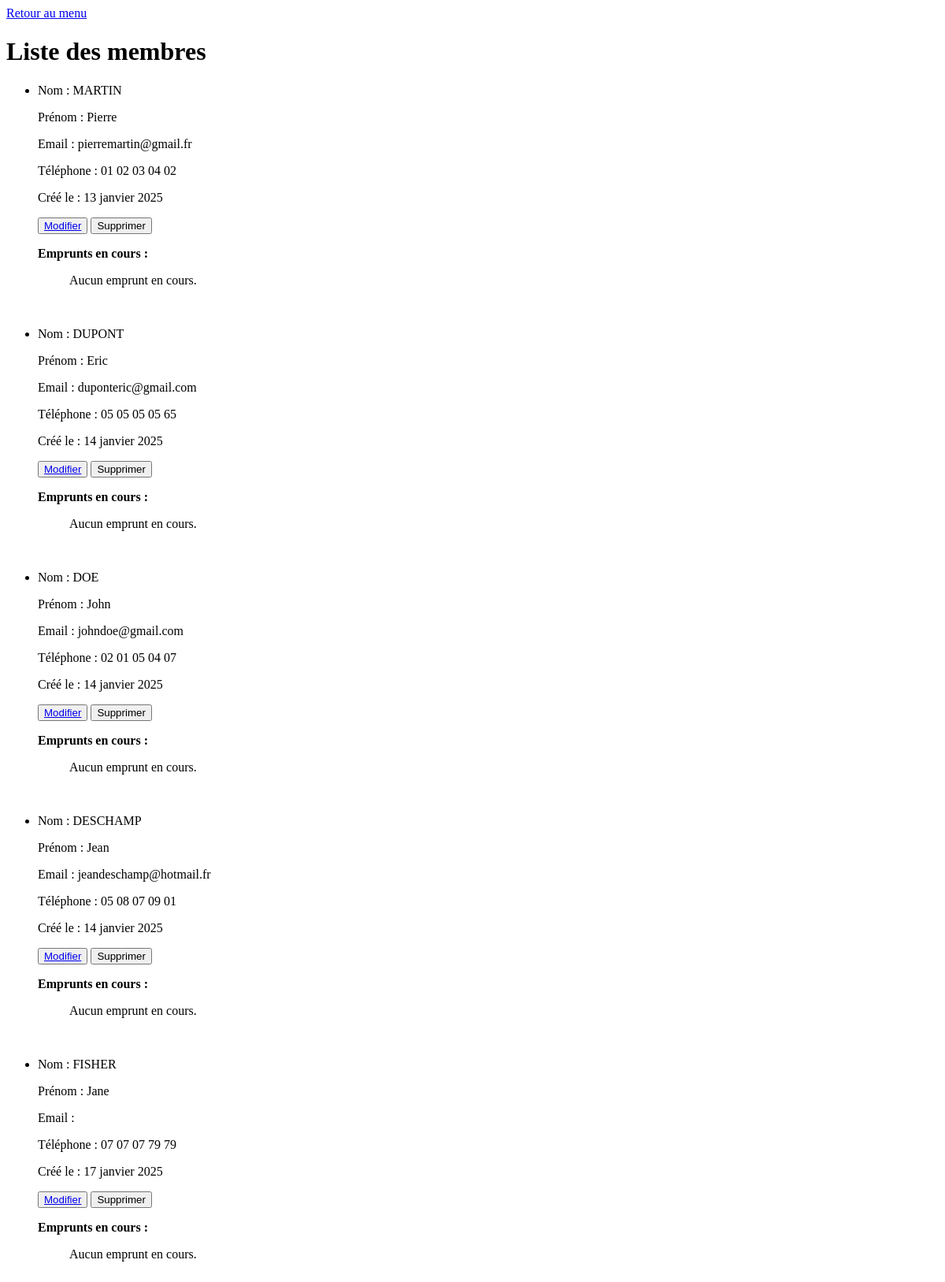
The page /bibliothecaire/listmembres/ on the database as committed earlier.
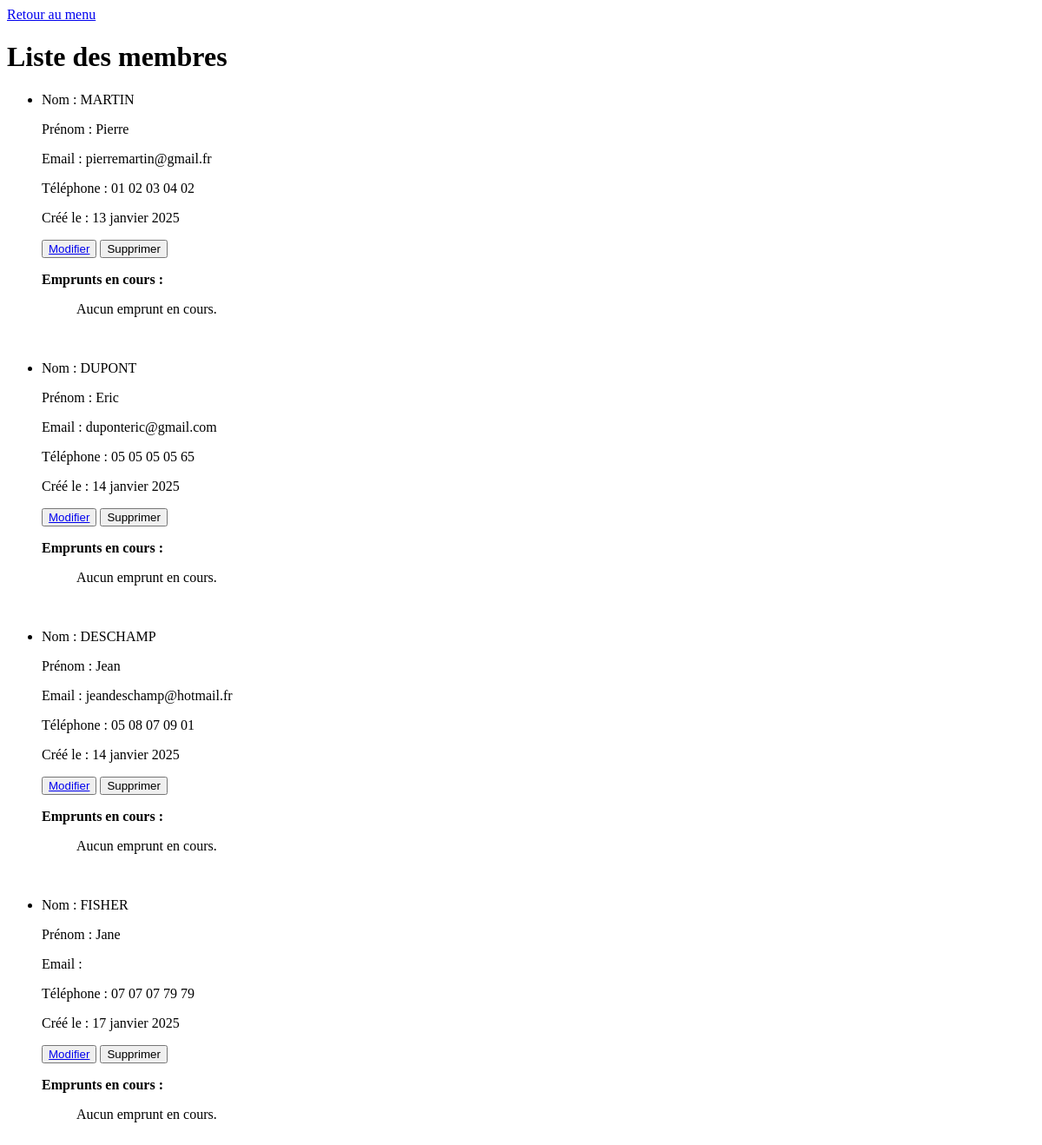
The same page on the database as committed later.
### app_bibliothecaire/models.py (models this page shows, shortened)
class Member(models.Model):
    name = models.fields.CharField(max_length=150)
    first_name = models.fields.CharField(max_length=150)
    email = models.EmailField(null=True, blank=True)
    phone = models.CharField(max_length=15, null=True, blank=True)
    creation_date = models.DateTimeField(default=timezone.now)

### app_bibliothecaire/views.py (the view)
# urls.py: path('listmembres/', views.listmembers, name='listmembres'),
def listmembers(request):
    logger.info("Accès à la liste des membres.")
    try:
        members = Member.objects.all()
        for member in members:
            member.current_loans = Loan.objects.filter(borrower=member, effective_return_date__isnull=True)
            logger.debug(f"{len(members)} membres récupérés.")
            return render(request, 'membres/listmembres.html', {'members': members})
    except Exception as e:
        logger.error(f"Erreur lors de la récupération des membres : {e}", exc_info=True)
        messages.error(request, "Erreur lors du chargement des membres.")
        return redirect('app_bibliothecaire:home_bibliothecaire')

### app_bibliothecaire/templates/membres/listmembres.html (shortened to what this page needs)
<!DOCTYPE html>
<html lang="fr">
<head>
</head>
<body>
    <a href="{% url 'app_bibliothecaire:home_bibliothecaire' %}">Retour au menu</a>
    <h1>Liste des membres</h1>
    <ul>
      {% for member in members %}
      <li>
          <p>Nom : {{ member.name }}</p>
          <p>Prénom : {{ member.first_name }}</p>
          <p>Email : {{ member.email }}</p>
          <p>Téléphone : {{ member.phone }}</p>
          <p>Créé le : {{ member.creation_date|date:"d F Y" }}</p>
          <button><a href="{% url 'app_bibliothecaire:updatemembre' id=member.id %}"> Modifier</a></button>
          <form action="{% url 'app_bibliothecaire:deletemembre' id=member.id %}" method="POST" style="display:inline;">
                <button type="submit">Supprimer</button>
          </form>
          <p><strong>Emprunts en cours :</strong></p>
          <ul>
            {% for loan in member.current_loans %}
            <li>
                <p>Média : {{ loan.media.name }}</p>
                <p>Date d'emprunt : {{ loan.loan_date|date:"d F Y" }}</p>
                <p>Date de retour prévue : {{ loan.expected_return_date|date:"d F Y" }}</p>
                <p>Status : {% if loan.effective_return_date %}
                    Retour effectué le {{ loan.date_effective_return_date|date:"d F Y" }}
                    {% else %} En cours {% endif %}</p>
            </li>
            {% empty %}
            <p>Aucun emprunt en cours.</p>
            {% endfor %}
          </ul>
      </li><br>
      {% endfor %}
    </ul>
</body>
</html>

Rows that differ between the two databases and show on the page:
removed Member: name "DOE", first_name "John", email "johndoe@gmail.com", phone "02 01 05 04 07", creation_date "14 janvier 2025"
